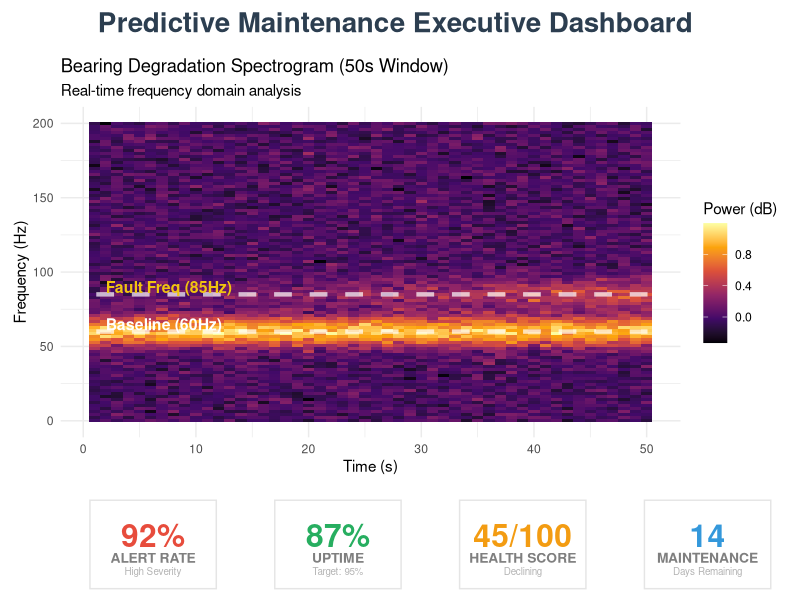

Recreate this plot in R.
# ==============================================================================
# PROJECT: Predictive Maintenance Executive Dashboard
# AUTHOR: [Pattarapol Vanitchayakitpaiboon]
# DATE: 25-12-2025
# DESCRIPTION: 
#   This script generates a synthetic dataset representing bearing degradation
#   and visualizes it using a composite dashboard.
#
#   Key Features:
#   - Spectrogram visualization (Time-Frequency analysis) with annotations.
#   - KPI Cards with fixed-coordinate layout to prevent text clipping.
#   - Layout assembly using 'cowplot' for a grid-based design.
#
# DEPENDENCIES: ggplot2, cowplot
# ==============================================================================

library(ggplot2)
library(cowplot)

# Set seed for reproducibility across different runs
set.seed(101)

# ==============================================================================
# SECTION 1: Main Visualization - Spectrogram
# Purpose: Visualize the degradation pattern in the frequency domain over time.
# ==============================================================================

# 1.1 Data Generation (Synthetic)
spec_data <- expand.grid(
  time = 1:50,
  frequency = seq(0, 200, length.out = 100)
)

# Simulate signal power:
# - Term 1: Normal motor operation peak at 60Hz
# - Term 2: Developing fault at 85Hz (intensity increases over time)
spec_data$power <- with(spec_data, 
                        exp(-((frequency-60)^2)/100) + 
                          0.5*exp(-((frequency-85)^2)/100) * (time/50)
) + rnorm(nrow(spec_data), 0, 0.1) # Add Gaussian noise

# 1.2 Plotting
p_featured <- ggplot(spec_data, aes(x = time, y = frequency, fill = power)) +
  geom_raster() +
  scale_fill_viridis_c(option = "inferno", name = "Power (dB)") +
  
  # Reference Lines: Highlight critical frequencies
  geom_hline(yintercept = c(60, 85), linetype = "dashed", color = "white", size = 1.5, alpha = 0.7) +
  
  # Direct Annotations: Provide context directly on the chart
  annotate("text", x = 2, y = 65, label = "Baseline (60Hz)", 
           color = "white", hjust = 0, size = 4, fontface = "bold") +
  annotate("text", x = 2, y = 90, label = "Fault Freq (85Hz)", 
           color = "#f1c40f", hjust = 0, size = 4, fontface = "bold") +
  
  labs(title = "Bearing Degradation Spectrogram (50s Window)",
       subtitle = "Real-time frequency domain analysis",
       x = "Time (s)", y = "Frequency (Hz)") +
  
  theme_minimal() +
  theme(legend.position = "right",
        plot.margin = margin(10, 10, 10, 10))

# ==============================================================================
# SECTION 2: Helper Function - KPI Cards
# Purpose: Create standardized metric cards with center-aligned text 
#          to avoid clipping issues on different screen sizes.
# ==============================================================================
create_kpi_card <- function(title, value, color, subtext = "") {
  ggplot() +
    # Card Background/Border
    geom_rect(aes(xmin = 0, xmax = 1, ymin = 0, ymax = 1), 
              fill = "white", color = "gray90", size = 0.5) +
    
    # Metric Value (Centered at y=0.6)
    geom_text(aes(x = 0.5, y = 0.6, label = value), 
              size = 8, fontface = "bold", color = color) +
    
    # Card Title (Centered at y=0.35)
    geom_text(aes(x = 0.5, y = 0.35, label = title), 
              size = 3.5, fontface = "bold", color = "gray50") +
    
    # Subtitle/Context (Centered at y=0.2)
    geom_text(aes(x = 0.5, y = 0.2, label = subtext), 
              size = 2.5, color = "gray70") +
    
    # Fix aspect ratio and remove axes for a clean 'card' look
    coord_fixed(ratio = 0.7) +
    theme_void() +
    theme(plot.margin = margin(5, 5, 5, 5))
}

# Generate individual KPI cards using the helper function
p_kpi1 <- create_kpi_card("ALERT RATE", "92%", "#e74c3c", "High Severity")
p_kpi2 <- create_kpi_card("UPTIME", "87%", "#27ae60", "Target: 95%")
p_kpi3 <- create_kpi_card("HEALTH SCORE", "45/100", "#f39c12", "Declining")
p_kpi4 <- create_kpi_card("MAINTENANCE", "14", "#3498db", "Days Remaining")

# ==============================================================================
# SECTION 3: Dashboard Assembly
# Purpose: Combine all components into a single grid layout using 'cowplot'.
# ==============================================================================

# 3.1 Group KPI cards into a single row
kpi_grid <- plot_grid(
  p_kpi1, p_kpi2, p_kpi3, p_kpi4, 
  ncol = 4 # Display as a single horizontal strip
)

# 3.2 Create the main dashboard header
title_header <- ggdraw() + 
  draw_label("Predictive Maintenance Executive Dashboard", 
             fontface = 'bold', x = 0.05, hjust = 0, size = 20, color = "#2c3e50") +
  theme(plot.margin = margin(0, 0, 0, 0))

# 3.3 Final Layout Composition
# Structure: Title (Top) -> Main Plot (Middle) -> KPIs (Bottom)
dashboard_final <- plot_grid(
  title_header,
  p_featured,
  kpi_grid,
  ncol = 1,
  rel_heights = c(0.1, 1, 0.25), # Allocate height percentages: 10%, 65%, 25%
  align = "v", axis = "l"        # Left align charts
)

# 3.4 Add white background (Crucial for exporting to avoid transparent background)
final_plot_with_bg <- ggdraw() +
  draw_plot(dashboard_final) +
  theme(plot.background = element_rect(fill = "white", color = NA))

# Display the final result
print(final_plot_with_bg)
